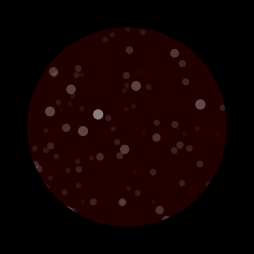
#> input picture test_field.png, 254 x 254 px
$ python -i analyzer.py   (imports and definitions only)   (older library calls are emulated)
#> lines starting #> are read from the running program, lines starting #| are printed output that depends on the picture
### feedback/image_feedback.py
""" Rule-based feedback for astronomical imaging """
import numpy as np
import cv2
from typing import Dict, List, Tuple

from feedback.metrics.QualityMetric import QualityMetric, Mean, StdDev, Saturated, Sharpness, SignalToNoiseRatio
from feedback.metrics.StarCount import StarCount
from feedback.rules.ClassificationRule import ClassificationRule
from feedback.rules.CapOnRule import CapOnRule
from feedback.rules.OverExposedRule import OverExposedRule
from feedback.rules.BlurRule import BlurRule
from feedback.rules.ObjectBlockingField import ObjectBlockingField

class ImagingFeedback:
    def __init__(self):
        self.metrics: Dict[str, QualityMetric] = {}
        self.rules: List[ClassificationRule] = []

        # Initialize with default metrics to calcuate and rules to justify feedback
        self.add_default_metrics()
        self.add_default_rules()

    def add_metric(self, metric: QualityMetric) -> None:
        self.metrics[metric.name] = metric

    def add_rule(self, rule: ClassificationRule) -> None:
        self.rules.append(rule)
        self.rules.sort(key=lambda r: r.priority, reverse=True) # sort by highest priority

    def add_default_metrics(self) -> None:
        self.add_metric(Mean())
        self.add_metric(StdDev())
        self.add_metric(Saturated())
        self.add_metric(Sharpness())
        self.add_metric(SignalToNoiseRatio())

    def add_default_rules(self) -> None:
        self.add_rule(CapOnRule())
        self.add_rule(OverExposedRule())
        self.add_rule(BlurRule())
        self.add_rule(ObjectBlockingField())

    # [26 lines left out: functions compute_metrics, classify, not called in this run]

feedback = ImagingFeedback()

### feedback/metrics/QualityMetric.py
import numpy as np
from abc import ABC, abstractmethod
import cv2
from enum import Enum

class Metric(Enum):
    MEAN = "Mean"
    STDDEV = "StdDev"
    SATURATED = "Saturated"
    SHARPNESS = "Sharpness"
    SNR = "SNR"
    STARCOUNT = "StarCount"

class QualityMetric(ABC):
    def __init__(self, name: str):
        self.name = name

    # [4 lines left out: function compute, not called in this run]

class Mean(QualityMetric):
    def __init__(self):
        super().__init__(Metric.MEAN)
    def compute(self, image: np.ndarray) -> float:
        return np.mean(image)

class StdDev(QualityMetric):
    def __init__(self):
        super().__init__(Metric.STDDEV)
    def compute(self, image: np.ndarray) -> float:
        return np.std(image)

class Saturated(QualityMetric):
    def __init__(self, threshold: float = 0.95):
        super().__init__(Metric.SATURATED)
        self.threshold = threshold
    def compute(self, image: np.ndarray) -> float:
        return np.sum(image > self.threshold) / image.size

class Sharpness(QualityMetric):
    def __init__(self):
        super().__init__(Metric.SHARPNESS)
    # [7 lines left out: function compute, not called in this run]

class SignalToNoiseRatio(QualityMetric):
    def __init__(self):
        super().__init__(Metric.SNR)
    # [6 lines left out: function compute, not called in this run]

### feedback/rules/ClassificationRule.py
from abc import ABC, abstractmethod
from typing import Dict

class ClassificationRule(ABC):

    def __init__(self, priority: int = 0):
        self.priority = priority

    @abstractmethod
    def evaluate(self, metrics: Dict[str, float]) -> bool:
        pass

    @property
    def name(self) -> str:
        return self.__class__.__name__

### feedback/rules/CapOnRule.py
from feedback.metrics.QualityMetric import Metric
from feedback.rules.ClassificationRule import ClassificationRule

class CapOnRule(ClassificationRule):
    def __init__(self, min_bg: float = 0.01, priority: int = 100):
        super().__init__(priority)
        self.min_bg = min_bg

    def evaluate(self, metrics: dict) -> bool:
        return metrics.get(Metric.MEAN, 0) < self.min_bg

### feedback/rules/OverExposedRule.py
from feedback.metrics.QualityMetric import Metric
from feedback.rules.ClassificationRule import ClassificationRule

class OverExposedRule(ClassificationRule):
    def __init__(self, saturation_threshold: float = 0.01, priority: int = 100):
        super().__init__(priority)
        self.saturation_threshold = saturation_threshold

    def evaluate(self, metrics: dict) -> bool:
        return metrics.get(Metric.SATURATED, 1.0) > self.saturation_threshold

### feedback/rules/BlurRule.py
from feedback.metrics.QualityMetric import Metric
from feedback.rules.ClassificationRule import ClassificationRule

class BlurRule(ClassificationRule):
    def __init__(self, sharpness_threshold = 0.005, priority: int = 10):
        super().__init__(priority)
        self.sharpness_threshold = sharpness_threshold

    def evaluate(self, metrics: dict) -> bool:
        return metrics.get(Metric.SHARPNESS, float('inf')) < self.sharpness_threshold

### feedback/rules/ObjectBlockingField.py
from feedback.metrics.QualityMetric import Metric
from feedback.rules.ClassificationRule import ClassificationRule

class ObjectBlockingField(ClassificationRule):
    def __init__(self, min_snr: float = 1.0, priority: int = 5):
        super().__init__(priority)
        self.min_snr = min_snr

    def evaluate(self, metrics: dict) -> bool:
        return metrics.get(Metric.SNR, 0) < self.min_snr

### analyzer.py
import time
import numpy as np
import cv2
from queue import Queue
from feedback.image_feedback import ImagingFeedback
from PIL import Image

class Analyzer:
    def __init__(self):
        self.enabled = True
        self.queue = Queue()

        self.background_levels = []
        self.noise_levels = []
        self.fwhm_values = []
        self.lowest_fwhm = float('inf')

        self.feedback = ImagingFeedback()
#> further down, picture is the input picture: shape (254, 254, 3); mean B, G, R 1.5, 1.5, 16.9

    def calculate_background_cheap(self, image, level = 5):
        background = cv2.medianBlur(image, level)
        noise = np.std(image - background)

        self.background_levels.append(np.mean(background))
        self.noise_levels.append(noise)

        return np.mean(background), noise

    # [20 lines left out: function calculate_background, not called in this run]

    def _limit_values(self, max_idx: int = 100):
        self.background_levels = self.background_levels[:max_idx]
        self.noise_levels = self.noise_levels[:max_idx]
        self.fwhm_values = self.fwhm_values[:max_idx]

    def add_image(self, image):
        image = np.array(image)
        # Convert to grayscale if not already
        if len(image.shape) == 3:
            image = cv2.cvtColor(image, cv2.COLOR_BGR2GRAY)
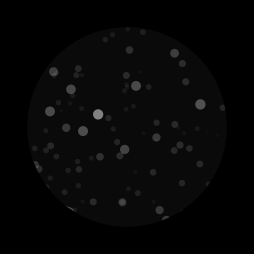
#> image: shape (254, 254); min 0, max 129, mean 6.3
        image = image.astype(np.float32)

        bg, noise = self.calculate_background_cheap(image)
#> in calculate_background_cheap, `noise = np.std(image - background)`: noise = 2.06
#> bg = 6.03; noise = 2.06

        clean = (image-bg).clip(0)

        self.calculate_fwhm_radial(clean)

        self._limit_values()

    def find_brightest(self, image):
        # blur first to reduce hot pixels/outliers
        blurred = cv2.GaussianBlur(image, (5, 5), 0)
        # Find the brightest pixel
        brightest_value= np.max(blurred)
#> brightest_value = 123
        brightest_pixel = np.unravel_index(np.argmax(blurred), blurred.shape)
#> brightest_pixel = (113, 97)
        return brightest_pixel, brightest_value

    def calculate_fwhm_radial(self, image):
        loc, val = self.find_brightest(image)
#> loc = (113, 97); val = 123
        y, x = loc
#> y = 113; x = 97
        half_max = val / 2.0
#> half_max = 61.48
        radius = 0

        # Crop around brightest pixel
        half_size = 40
        y_min, y_max = max(0, y-half_size), min(image.shape[0], y+half_size)
#> y_min = 73; y_max = 153
        x_min, x_max = max(0, x-half_size), min(image.shape[1], x+half_size)
#> x_min = 57; x_max = 137
        cropped_image = image[y_min:y_max, x_min:x_max]
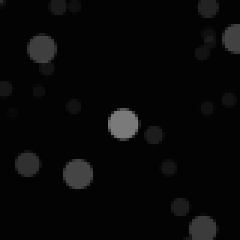
#> cropped_image: shape (80, 80) float32 (shown 3 times larger); min 3.97, max 123, mean 9.3

        # Calculate radial profile
        center_y, center_x = cropped_image.shape[0] // 2, cropped_image.shape[1] // 2
#> center_y = 40; center_x = 40
        y_indices, x_indices = np.indices(cropped_image.shape)
        radii = np.sqrt((y_indices - center_y)**2 + (x_indices - center_x)**2)

        # Find FWHM
        radial_profile = np.mean(cropped_image, axis=1)
#> radial_profile = 80 values, max 19.86 at index 42, min 3.97 at index 6, mean 9.35
        above_half = radial_profile >= half_max
        if np.any(above_half):
            indices = np.where(above_half)[0]
            radius = indices[-1] - indices[0] + 1
        else:
            radius = 0
        self.fwhm_values.append(radius)
        self.lowest_fwhm = min(self.lowest_fwhm, radius)
        return radius, (center_x, center_y)

    # [59 lines left out: functions calculate_fwhm_linear, get_latest, not called in this run]

    def add_feedback(self, feedback: str, expires: float = 5.0):
        self.feedback_text = feedback
        self.feedback_expires = time.time() + expires

    def clear_feedback(self):
        self.feedback_text = None
        self.feedback_expires = None

    # [17 lines left out: functions get_feedback, process, not called in this run]

analyzer = Analyzer()

>>> import cv2
>>> picture = cv2.imread('test_field.png')
>>> result = Analyzer().add_image(picture)
#> in _limit_values, `self.background_levels = self.background_levels[:max_idx]`: self.background_levels = [6.03]
#> in _limit_values, `self.noise_levels = self.noise_levels[:max_idx]`: self.noise_levels = [2.06]
